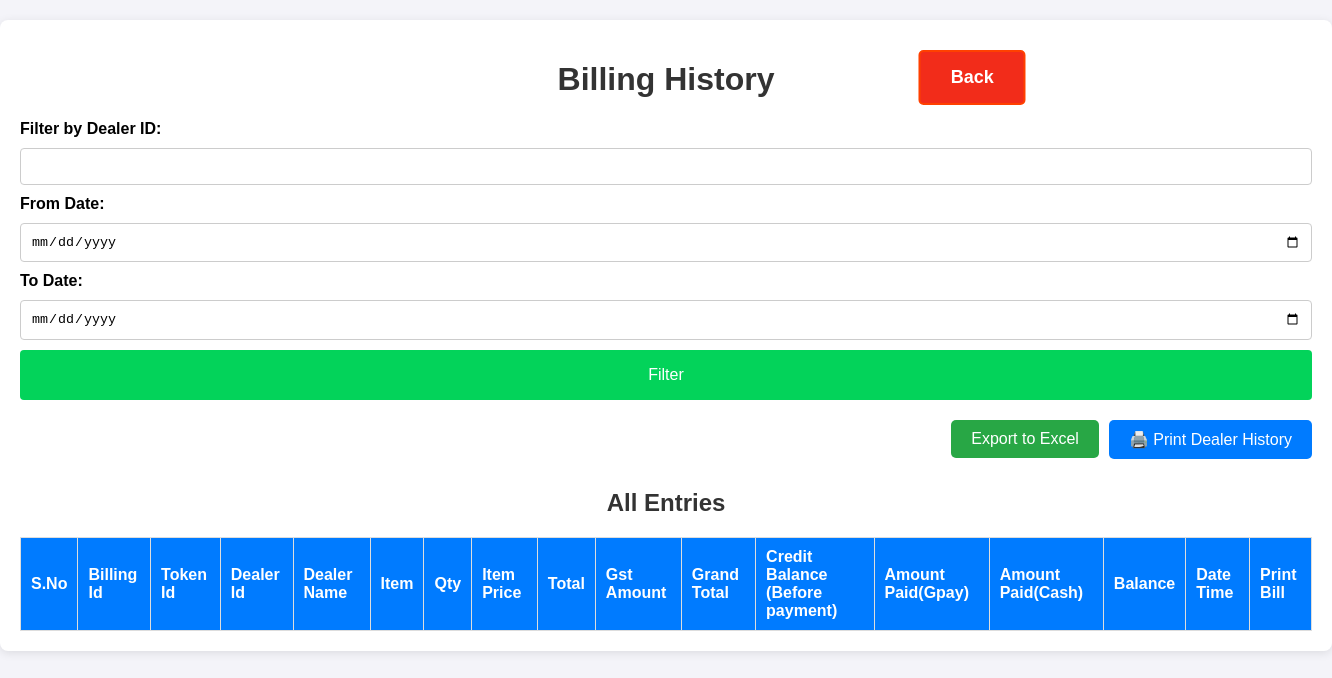
Before: /billing_history (signed in) with the older database file.
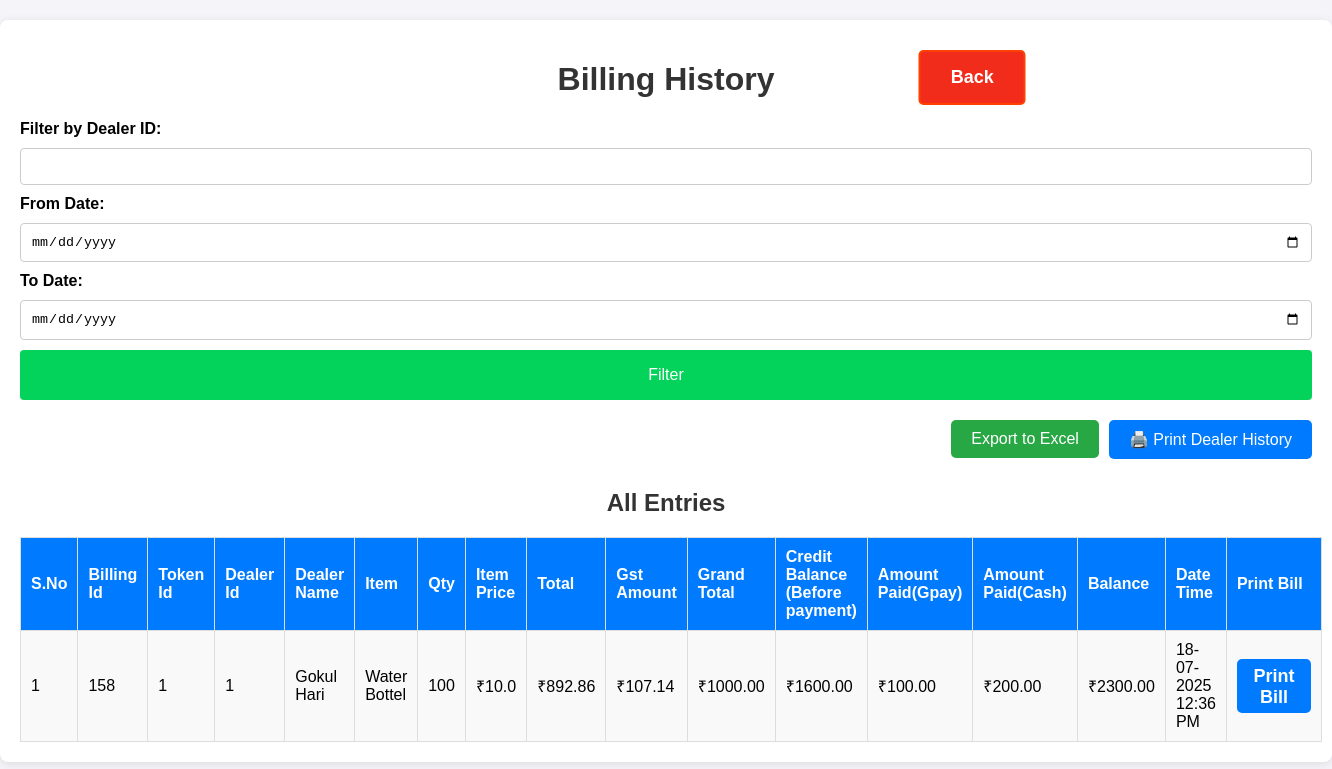
After: the same page with the newer database file.
### app.py (models this page shows, shortened)
class BillingHistory(db.Model):
    id = db.Column(db.Integer, primary_key=True)
    billing_id = db.Column(db.Integer, nullable=False)
    dealer_id = db.Column(db.String(100), db.ForeignKey('dealer_details.dealer_id'))
    item_id = db.Column(db.Integer, db.ForeignKey('item.id'))
    quantity = db.Column(db.Integer, nullable=False)
    item_price = db.Column(db.Float, nullable=False)
    total_amount = db.Column(db.Float, nullable=False)
    gst_amount = db.Column(db.Float, nullable=False)
    grand_total = db.Column(db.Float, nullable=False)
    credit_balance = db.Column(db.Float, nullable=False)
    paid_amount_gpay = db.Column(db.Float, nullable=False)
    paid_amount_cash = db.Column(db.Float, nullable=False)
    remaining_balance = db.Column(db.Float, nullable=False)
    timestamp = db.Column(db.DateTime, default=datetime.now)
    dealer = db.relationship("Dealer_details", backref="billing_records")
    item = db.relationship("Item", backref="billing_records")
    @property
    def formatted_date_time(self):
        return self.timestamp.strftime("%d-%m-%Y %I:%M %p")

class Dealer_details(db.Model):
    id = db.Column(db.Integer, primary_key=True)
    dealer_id = db.Column(db.String(100), nullable=False, unique=True)
    name = db.Column(db.String(100), nullable=False)
    mobile = db.Column(db.String(15), nullable=False)
    address = db.Column(db.String(400), nullable=True)
    aadhaar_file = db.Column(db.String(400))  # Path to Aadhaar copy
    photo_file = db.Column(db.String(400))

class Item(db.Model):
    id = db.Column(db.Integer, primary_key=True)
    item_id = db.Column(db.Integer, nullable=False)
    item_name = db.Column(db.String(100), nullable=False)
    price = db.Column(db.Float, nullable=False)

### app.py (the view)
@app.route('/billing_history')
def billing_history():
    if 'user' not in session:
        return redirect(url_for("login"))
    filtered_data = get_filtered_data_billing(request)
    dealer_id = request.args.get('dealer_id', '')  # Default is an empty string
    date_from = request.args.get('date_from', '')
    date_to = request.args.get('date_to', '')
    return render_template('billing_history.html', dealer_id=dealer_id, date_from=date_from, date_to=date_to, filtered_data=filtered_data, bills=filtered_data)

### templates/billing_history.html (shortened to what this page needs)
<!DOCTYPE html>
<html lang="en">
<head>
    <link rel="stylesheet" href="/static/styles.css">
</head>
<body>
<div class="container billing-history">
    <h1>Billing History</h1>
     <form method="GET" class="form">
            <label for="dealer_id">Filter by Dealer ID:</label>
            <input type="text" id="dealer_id" name="dealer_id" value="{{ dealer_id }}">
            <label for="date_from">From Date:</label>
            <input type="date" id="date_from" name="date_from" value="{{ date_from }}">
            <label for="date_to">To Date:</label>
            <input type="date" id="date_to" name="date_to" value="{{ date_to }}">
            <button type="submit" name="filter_button" value="submit" class="btn">Filter</button>
    </form>
    <div class="export-options hide-on-print">
            <form action="/export_billing_history" method="get">
                <button type="submit" class="export-button">Export to Excel</button>
            </form>
            <div style="text-align: right; margin-bottom: 10px;">
                <button class="print_btn" onclick="window.print()">
                    🖨️ Print Dealer History
                </button>
            </div>
        </div>
        <h2>All Entries</h2>
    <table>
        <thead>
            <tr>
                <th>S.No</th>
                <th>Billing Id</th>
                <th>Token Id</th>
                <th>Dealer Id</th>
                <th>Dealer Name</th>
                <th>Item</th>
                <th>Qty</th>
                <th>Item Price</th>
                <th>Total</th>
                <th>Gst Amount</th>
                <th>Grand Total</th>
                <th>Credit Balance (Before payment)</th>
                <th>Amount Paid(Gpay)</th>
                <th>Amount Paid(Cash)</th>
                <th>Balance</th>
                <th>Date Time</th>
                <th class=" hide-on-print">Print Bill</th>
            </tr>
        </thead>
        <tbody>
        {% for bill in bills %}
            <tr>
                <td>{{ loop.index }}</td>
                <td>{{ bill.id }}</td>
                <td>{{ bill.billing_id }}</td>
                <td>{{ bill.dealer_id }}</td>
                <td>{{ bill.dealer.name }}</td>
                <td>{{ bill.item.item_name }}</td>
                <td>{{ bill.quantity }}</td>
                <td>₹{{ bill.item_price }}</td>
                <td>₹{{ "%0.2f"|format(bill.total_amount) }}</td>
                <td>₹{{ "%0.2f"|format(bill.gst_amount) }}</td>
                <td>₹{{ "%0.2f"|format(bill.grand_total) }}</td>
                <td>₹{{ "%0.2f"|format(bill.credit_balance) }}</td>
                <td>₹{{ "%0.2f"|format(bill.paid_amount_gpay) }}</td>
                <td>₹{{ "%0.2f"|format(bill.paid_amount_cash) }}</td>
                <td>₹{{ "%0.2f"|format(bill.remaining_balance) }}</td>
                <td width="120px">{{ bill.formatted_date_time }}</td>
                <td class=" hide-on-print">
                    <a class="print-bill" href="{{ url_for('print_bill', id=bill.id, return_path='\/billing_history') }}" class="btn">Print Bill</a></td>
            </tr>
        {% endfor %}
        </tbody>
    </table>
</div>
    <a href="/" class="back">Back</a>
</body>
</html>

Changed rows visible on the page:
added BillingHistory: id "158", billing_id "1", dealer_id "1", dealer.name "Gokul Hari", item.item_name "Water Bottel", quantity "100", item_price "10.0", total_amount "892.86", gst_amount "107.14", grand_total "1000.00", credit_balance "1600.00", paid_amount_gpay "100.00", paid_amount_cash "200.00", remaining_balance "2300.00", formatted_date_time "18-07-2025 12:36 PM"
